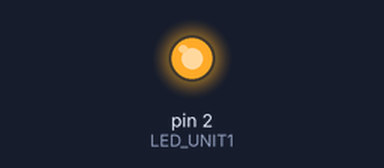
Bench run of a sketch on a simulated Arduino Leonardo, built with avr-gcc and run on an emulated ATmega32U4. Parts: output pins drawn as LEDs (lit = HIGH).

Above: at 0.1 s.
At 0.9 s:
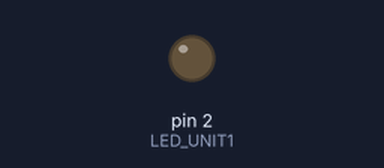
Timing chart, 0 to 2.4 s (numbered marks = the images above):
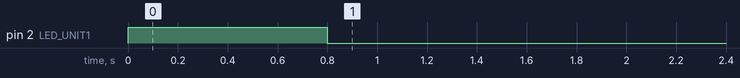

The sketch:

SoMo_Host.ino
```cpp
//This code is for the "Host" Arduino (with XBee Series 2 radio in API mode) attached to laptop.
//Forwards sensor data through to MaxMSP with command bytes and terminated with 0xFF.

#include <SoftwareSerial.h>
SoftwareSerial xbSerial(MOSI, 4);      // RX, TX of the XBee.  This configuration is used when a SoMo V4 board is used as the Host.

//HardwareSerial & xbSerial = Serial1;     // Direct link to the XBee.  This configuration is used when an Arduino Leonardo with Wireless Proto Shield is used as the Host.

#define LED_UNIT1 2   // Red
#define LED_UNIT2 2   // Blue
#define LED_UNIT3 2   // Yellow  (Purple)
#define LED_UNIT4 2   // Green

int timer[5];
#define LED_TIMEOUT 5000 // Adjust this for timeout duration

void setup()
{
  setupLEDs();
  Serial.begin(9600);    //   Out to Max
  xbSerial.begin(9600);   // XBee serial to board

  for (int i=1; i<=4; i++)
  {
     lightLED(i);
     delay(200);
     clearLEDs();
  }
  clearLEDs();
}

void loop()
{
  byte buffer[100];
  byte byteCountMSB=0;
  byte byteCountLSB=0;
  int  byteCount=0;
  byte packetType=0;
  byte unitID=0;

  byte inChar=0;
  byte checkSum=0;

  doTimer();

  if (xbSerial.available())     // Check for incoming data, loop again if none
  {
    if (getByte() ==  0x7E)     // Read incoming packet starting with 0x7E Start Delimiter
    {
      byteCountMSB = getByte();
      byteCountLSB = getByte();

      byteCount = (byteCountMSB <<= 8) + byteCountLSB;

      if (byteCount == 31)
      {
        checkSum = 0;

        for (int i=0; i<byteCount; i++)
        {
          inChar = getByte();
          checkSum += inChar;
          buffer[i] = inChar;
        }

        // get the checksum character
        checkSum = getByte();

/*
       Serial.print("\nChecksum: ");
       Serial.println(checkSum, HEX);
*/
        // Check the packet type - we only respond to "ZigBee Receive Packet"
        packetType = buffer[0];

        if (packetType != 0x90)
        {
          return;
        }

        unitID = buffer[12];   // Start of the user data portion

        // New on Leonardo board and enclosure - LED control
        lightLED(unitID);
        resetTimer(unitID);

        // SEND THE BINARY DATA TO MAX
        Serial.write(0x81);  //prefix the data with 0x81 (begins message to Max)
        for (int p = 12; p < 31; p++)
        {
           Serial.write(buffer[p]);  //send sensor bytes
        }
        Serial.write(0xFF);  //suffix the data with 0xFF (ends message to Max)

        // TODO: Digital values? 0x82
      }
    }
  }
}

byte getByte()
{
  // Wait for a byte
  while(!xbSerial.available())
  {
     ;
  }

  byte inByte = xbSerial.read();

/*
    if (inByte < 0x10)
    {
      Serial.print("0");
    }
    Serial.print(inByte, HEX);
    Serial.print(" ");
*/

  return inByte;
}


// New functions for controlling LEDs

void setupLEDs()
{
  pinMode(LED_UNIT1, OUTPUT);
  pinMode(LED_UNIT2, OUTPUT);
  pinMode(LED_UNIT3, OUTPUT);
  pinMode(LED_UNIT4, OUTPUT);
  clearLEDs();
}

void clearLEDs()
{
  digitalWrite(LED_UNIT1, LOW);
  digitalWrite(LED_UNIT2, LOW);
  digitalWrite(LED_UNIT3, LOW);
  digitalWrite(LED_UNIT4, LOW);
}

void lightLED(byte unitID)
{
  switch (unitID)
  {
    case 1: digitalWrite(LED_UNIT1, HIGH);  break;
    case 2: digitalWrite(LED_UNIT2, HIGH);  break;
    case 3: digitalWrite(LED_UNIT3, HIGH);  break;
    case 4: digitalWrite(LED_UNIT4, HIGH);  break;
    default: break;
  }
}

void unlightLED(byte unitID)
{
  switch (unitID)
  {
    case 1: digitalWrite(LED_UNIT1, LOW);  break;
    case 2: digitalWrite(LED_UNIT2, LOW);  break;
    case 3: digitalWrite(LED_UNIT3, LOW);  break;
    case 4: digitalWrite(LED_UNIT4, LOW);  break;
    default: break;
  }
}

void resetTimer(byte unitID)
{
  switch (unitID)
  {
    case 1:
    case 2:
    case 3:
    case 4:  timer[unitID]=0;  break;
    default: break;
  }
}

void doTimer()
{
  for (int i=1; i<=4; i++)
  {
    timer[i]++;

    if (timer[i] > LED_TIMEOUT)
    {
      unlightLED(i);
      timer[i]=LED_TIMEOUT; // Prevent overflow
    }
  }
}
```
